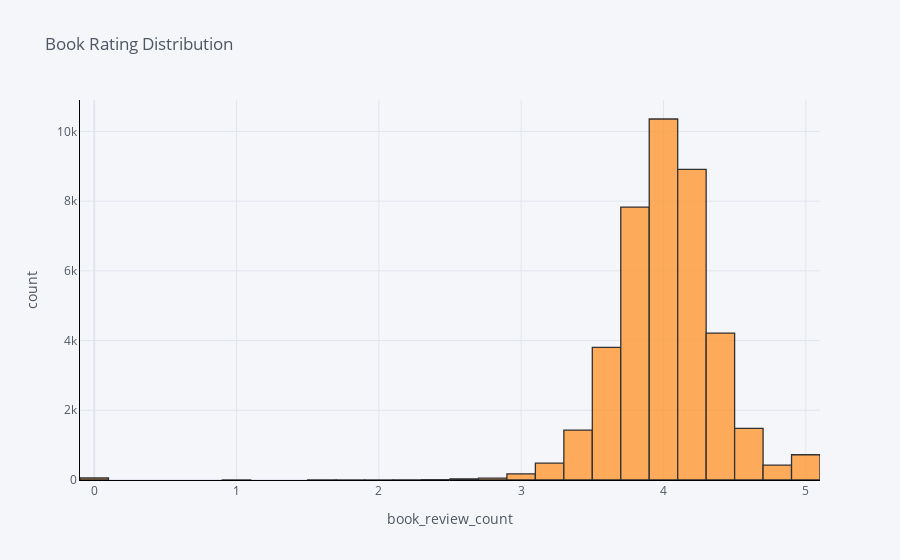

The cell this chart's notebook holds for it:
### Code cell
train_full['book_rating'].iplot(
    kind='hist',
    bins=50,
    xTitle='book_review_count',
    linecolor='black',
    yTitle='count',
    title='Book Rating Distribution')

### Figure 1 — Plotly figure (JSON) as saved in the notebook; plotly's stock layout.template omitted (floating-point values rounded to 4 significant figures; data arrays with more than 128 entries replaced by an {"elided": "..."} marker saying what was removed)
{"data": [{"histfunc": "count", "histnorm": "", "marker": {"color": "rgba(255, 153, 51, 1.0)", "line": {"color": "#000000", "width": 1.3}}, "name": "book_rating", "nbinsx": 50, "opacity": 0.8, "orientation": "v", "type": "histogram", "x": {"elided": "40000 float values"}}], "layout": {"barmode": "overlay", "legend": {"bgcolor": "#F5F6F9", "font": {"color": "#4D5663"}}, "paper_bgcolor": "#F5F6F9", "plot_bgcolor": "#F5F6F9", "title": {"font": {"color": "#4D5663"}, "text": "Book Rating Distribution"}, "xaxis": {"gridcolor": "#E1E5ED", "linecolor": "black", "showgrid": true, "tickfont": {"color": "#4D5663"}, "title": {"font": {"color": "#4D5663"}, "text": "book_review_count"}, "zerolinecolor": "#E1E5ED"}, "yaxis": {"gridcolor": "#E1E5ED", "linecolor": "black", "showgrid": true, "tickfont": {"color": "#4D5663"}, "title": {"font": {"color": "#4D5663"}, "text": "count"}, "zerolinecolor": "#E1E5ED"}}}
